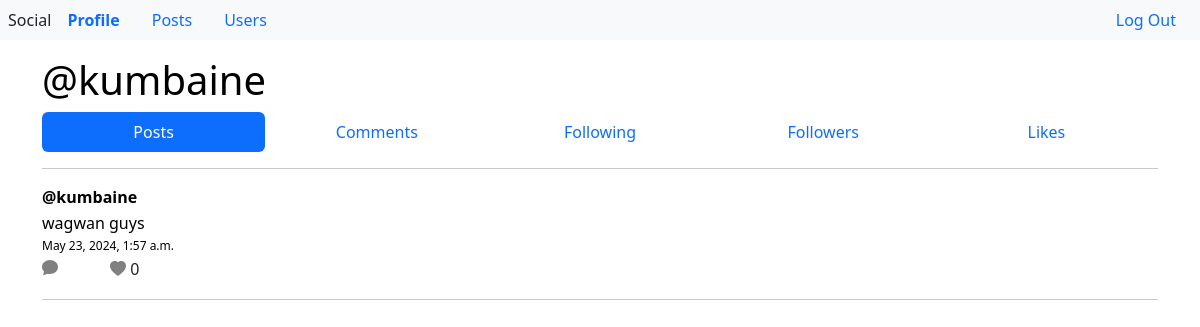
Page /profile/kumbaine (signed in) on the committed database.
### network/models.py (models this page shows, shortened)
class User(AbstractUser):
    @property
    def get_posts(self):
        return self.post.all()
    @property
    def getFollowing(self):
        following = []
        for follower in self.following.all():
            name = follower.followed.username
            following.append(name)
        return following
    @property
    def get_comments(self):
        return self.comments.all().order_by("-date")
    @property
    def get_followers(self):
        return self.followers.all()
    @property
    def get_following(self):
        return self.following.all()
    @property
    def get_likes(self):
        return self.liked.all().order_by("-date")

class Posts(models.Model):
    owner = models.ForeignKey(User, on_delete=models.CASCADE, related_name="post")
    content = models.CharField(max_length=400, null=False)
    date = models.DateTimeField(auto_now_add=True)
    likes = models.IntegerField(null=False, default=0)
    @property
    def liked_users(self):
       likers = []
       for like in self.liked.all():
         name = like.owner.username
         likers.append(name)
       return likers
    @property
    def get_likes(self):
        return self.liked.count()

### network/views.py (the view)
# urls.py: path("profile/<str:username>", views.profile, name="profile"),
@login_required
def profile(request, username):
    if request.method == "GET":
        try:
            user = User.objects.get(username=username)
            return render(request, "network/profile.html",{"userr": user })
        except:
            pass
    return render(request, "network/profile.html",{"userr": user })

### network/templates/network/profile.html (shortened to what this page needs)
{% extends "network/layout.html" %}
{% block body %}
<div class="container">
    <a href="{% url 'profile' userr.username %}"><h1 class="mt-3">@{{userr.username}}</h1></a>
    <nav class="nav nav-pills nav-justified mx-auto mb-3">
        <a class="nav-link active" onclick="profileDisplay(this)" data="postss" href="#postss">Posts</a>
        <a class="nav-link" onclick="profileDisplay(this)" data="commentss" href="#commentss">Comments</a>
        <a class="nav-link" onclick="profileDisplay(this)" data="following" href="#following">Following</a>
        <a class="nav-link" onclick="profileDisplay(this)" data="followers" href="#followers">Followers</a>
        <a class="nav-link" onclick="profileDisplay(this)" data="likes" href="#likes">Likes</a>
    </nav><hr>
    <div id="postss" class="profileDIsplay">
        {% for post in userr.get_posts %}
        <div class="mb-3">
            <a href="{% url 'profile' post.owner.username %}"><p><strong>@{{post.owner.username}}</strong></p></a>
            <a href="{% url 'post' post.id %}"><p>{{post.content}}</p>
            <p class="date">{{post.date}}</p>
            </a>
            <div>
            <svg id="{{post.id}}" onclick="displayComment(this)" class="mb-2 icon" xmlns="http://www.w3.org/2000/svg" width="16" height="16" fill="gray" class="bi bi-chat-fill" viewBox="0 0 16 16">
              <path d="M8 15c4.418 0 8-3.134 8-7s-3.582-7-8-7-8 3.134-8 7c0 1.76.743 3.37 1.97 4.6-.097 1.016-.417 2.13-.771 2.966-.079.186.074.394.273.362 2.256-.37 3.597-.938 4.18-1.234A9 9 0 0 0 8 15"/>
            </svg>
            {% if user.username in post.liked_users %}
            <svg id="{{post.id}}heart" onclick="heartColor(this)" class="ms-5 mb-1 icon" xmlns="http://www.w3.org/2000/svg" width="16" height="16" fill="red" class="bi bi-heart-fill" viewBox="0 0 16 16">
            <path  fill-rule="evenodd" d="M8 1.314C12.438-3.248 23.534 4.735 8 15-7.534 4.736 3.562-3.248 8 1.314"/>
            </svg>
           {% else %}
            <svg id="{{post.id}}heart" onclick="heartColor(this)" class="ms-5 mb-1 icon" xmlns="http://www.w3.org/2000/svg" width="16" height="16" fill="gray" class="bi bi-heart-fill" viewBox="0 0 16 16">
            <path  fill-rule="evenodd" d="M8 1.314C12.438-3.248 23.534 4.735 8 15-7.534 4.736 3.562-3.248 8 1.314"/>
           </svg>
           {% endif %}
           <span class="text-center" id="{{post.id}}LIKE">{{post.get_likes}}</span>
          </div>
        </div>
        <hr>
        {% endfor %}
    </div>
</div>
{% endblock %}

### network/static/network/styles.css (style rules this page uses)
a { color: black; text-decoration: none; }
p { margin-bottom: 2px; }
.icon { cursor: pointer; }
.date { font-size: 12px; }

### rows in the picture
User: username "kumbaine"
Posts: owner.username "kumbaine", content "wagwan guys", date "May 23, 2024, 1:57 a.m.", get_likes "0"
